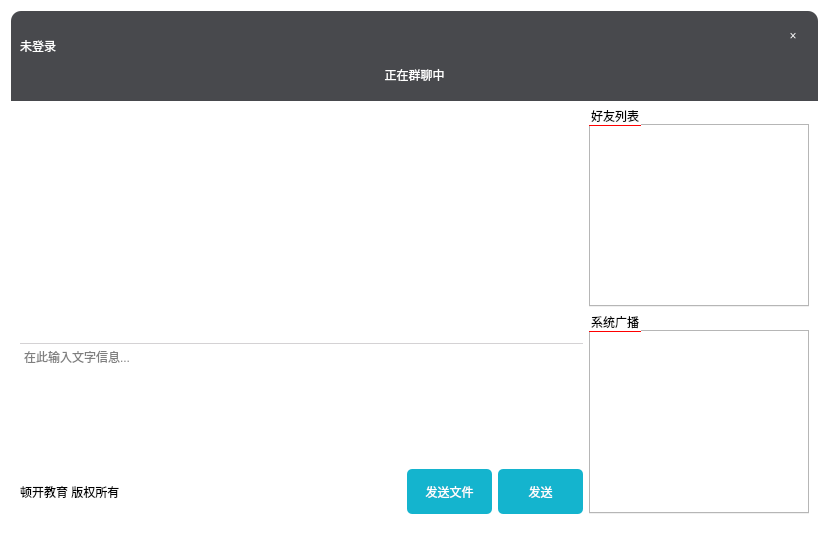
<?xml version="1.0" encoding="UTF-8"?>
<ui version="4.0">
 <class>MainWindow</class>
 <widget class="QWidget" name="MainWindow">
  <property name="geometry">
   <rect>
    <x>0</x>
    <y>0</y>
    <width>829</width>
    <height>534</height>
   </rect>
  </property>
  <property name="windowTitle">
   <string>Form</string>
  </property>
  <property name="styleSheet">
   <string notr="true">*{
	
	background-color: rgb(255, 255, 255);
}

QListWidget
{
	border:none;
}

QWidget#centralWidget
{
	border-top-right-radius:11px;
	border-top-left-radius:11px;
}

QWidget#topWidget
{
	background-color: rgb(72,73,77);
	border-top-right-radius:10px;
	border-top-left-radius:10px;
}

QWidget#topWidget QPushButton,QWidget#widget{
	border:none;
	background-color:none;
	border-radius:5px;
	color:white;
}

QPushButton#closeBtn:hover
{
	background-color:red;
}

QLabel
{
	background:transparent;
}

QLabel#curUserLab,QLabel#curChatLab
{
	color:white;
	font:normal 15pt '楷体';
}

QTextEdit#chatMsgSendEdit
{
	border-top:1px solid rgb(212,210,212);
}

QPushButton#msgSendBtn,QPushButton#fileSendBtn
{
	border:none;
	border-radius:5px;
	background-color: rgb(20,180,206);
	color:white;
	min-width:85px;
	min-height:45px;
}
QPushButton#msgSendBtn:hover
{
	background-color: rgb(63,195,217);
}

 QTabBar::tab {
	 border-bottom:1px solid red;
     border-bottom-color: red; /* same as the pane color */
     border-top-left-radius: 4px;
     border-top-right-radius: 4px;
     min-width: 20ex;
	 min-height:10ex;
     padding: 2px;
 }


</string>
  </property>
  <layout class="QGridLayout" name="gridLayout">
   <item row="0" column="0">
    <widget class="QWidget" name="centralWidget" native="true">
     <layout class="QGridLayout" name="gridLayout_2" columnstretch="5,2">
      <property name="leftMargin">
       <number>0</number>
      </property>
      <property name="topMargin">
       <number>0</number>
      </property>
      <property name="rightMargin">
       <number>0</number>
      </property>
      <property name="bottomMargin">
       <number>0</number>
      </property>
      <item row="0" column="0" colspan="2">
       <widget class="QWidget" name="topWidget" native="true">
        <property name="minimumSize">
         <size>
          <width>0</width>
          <height>90</height>
         </size>
        </property>
        <property name="maximumSize">
         <size>
          <width>16777215</width>
          <height>90</height>
         </size>
        </property>
        <layout class="QGridLayout" name="gridLayout_4">
         <item row="1" column="1" rowspan="2">
          <widget class="QLabel" name="curChatLab">
           <property name="text">
            <string>正在群聊中</string>
           </property>
           <property name="alignment">
            <set>Qt::AlignCenter</set>
           </property>
          </widget>
         </item>
         <item row="0" column="1">
          <spacer name="horizontalSpacer_4">
           <property name="orientation">
            <enum>Qt::Horizontal</enum>
           </property>
           <property name="sizeHint" stdset="0">
            <size>
             <width>258</width>
             <height>20</height>
            </size>
           </property>
          </spacer>
         </item>
         <item row="2" column="0">
          <spacer name="horizontalSpacer_3">
           <property name="orientation">
            <enum>Qt::Horizontal</enum>
           </property>
           <property name="sizeHint" stdset="0">
            <size>
             <width>257</width>
             <height>20</height>
            </size>
           </property>
          </spacer>
         </item>
         <item row="0" column="0" rowspan="2">
          <widget class="QLabel" name="curUserLab">
           <property name="text">
            <string>未登录</string>
           </property>
          </widget>
         </item>
         <item row="2" column="2">
          <spacer name="horizontalSpacer_2">
           <property name="orientation">
            <enum>Qt::Horizontal</enum>
           </property>
           <property name="sizeHint" stdset="0">
            <size>
             <width>257</width>
             <height>20</height>
            </size>
           </property>
          </spacer>
         </item>
         <item row="0" column="2">
          <widget class="QWidget" name="widget" native="true">
           <layout class="QHBoxLayout" name="horizontalLayout_2">
            <property name="leftMargin">
             <number>0</number>
            </property>
            <property name="topMargin">
             <number>0</number>
            </property>
            <property name="rightMargin">
             <number>0</number>
            </property>
            <property name="bottomMargin">
             <number>0</number>
            </property>
            <item>
             <spacer name="horizontalSpacer_5">
              <property name="orientation">
               <enum>Qt::Horizontal</enum>
              </property>
              <property name="sizeHint" stdset="0">
               <size>
                <width>219</width>
                <height>20</height>
               </size>
              </property>
             </spacer>
            </item>
            <item>
             <widget class="QPushButton" name="closeBtn">
              <property name="minimumSize">
               <size>
                <width>32</width>
                <height>32</height>
               </size>
              </property>
              <property name="maximumSize">
               <size>
                <width>32</width>
                <height>32</height>
               </size>
              </property>
              <property name="text">
               <string>×</string>
              </property>
             </widget>
            </item>
           </layout>
          </widget>
         </item>
        </layout>
       </widget>
      </item>
      <item row="1" column="0">
       <widget class="QWidget" name="chatWidget" native="true">
        <property name="sizePolicy">
         <sizepolicy hsizetype="Preferred" vsizetype="Expanding">
          <horstretch>0</horstretch>
          <verstretch>0</verstretch>
         </sizepolicy>
        </property>
        <layout class="QGridLayout" name="gridLayout_3" rowstretch="2,0">
         <property name="leftMargin">
          <number>9</number>
         </property>
         <property name="topMargin">
          <number>0</number>
         </property>
         <property name="rightMargin">
          <number>0</number>
         </property>
         <property name="bottomMargin">
          <number>0</number>
         </property>
         <item row="0" column="0">
          <widget class="QListWidget" name="chatMsgListWidget"/>
         </item>
         <item row="1" column="0">
          <widget class="QTextEdit" name="chatMsgSendEdit">
           <property name="sizePolicy">
            <sizepolicy hsizetype="Expanding" vsizetype="Expanding">
             <horstretch>0</horstretch>
             <verstretch>0</verstretch>
            </sizepolicy>
           </property>
           <property name="maximumSize">
            <size>
             <width>16777215</width>
             <height>120</height>
            </size>
           </property>
           <property name="frameShape">
            <enum>QFrame::NoFrame</enum>
           </property>
           <property name="placeholderText">
            <string>在此输入文字信息...</string>
           </property>
          </widget>
         </item>
        </layout>
       </widget>
      </item>
      <item row="1" column="1" rowspan="2">
       <widget class="QWidget" name="rightWidget" native="true">
        <property name="sizePolicy">
         <sizepolicy hsizetype="Preferred" vsizetype="Preferred">
          <horstretch>0</horstretch>
          <verstretch>0</verstretch>
         </sizepolicy>
        </property>
        <layout class="QVBoxLayout" name="verticalLayout_2">
         <property name="leftMargin">
          <number>0</number>
         </property>
         <property name="topMargin">
          <number>0</number>
         </property>
         <property name="rightMargin">
          <number>9</number>
         </property>
         <property name="bottomMargin">
          <number>9</number>
         </property>
         <item>
          <widget class="QTabWidget" name="_friendListWidget">
           <widget class="QWidget" name="friendTab">
            <attribute name="title">
             <string>好友列表</string>
            </attribute>
            <layout class="QVBoxLayout" name="verticalLayout_3">
             <item>
              <widget class="QListWidget" name="friendListWidget">
               <property name="frameShape">
                <enum>QFrame::NoFrame</enum>
               </property>
              </widget>
             </item>
            </layout>
           </widget>
          </widget>
         </item>
         <item>
          <widget class="QTabWidget" name="_broadcastWidget">
           <widget class="QWidget" name="systemBroadcastTab">
            <attribute name="title">
             <string>系统广播</string>
            </attribute>
            <layout class="QVBoxLayout" name="verticalLayout_4">
             <item>
              <widget class="QListWidget" name="systemBroadCatListWidget">
               <property name="frameShape">
                <enum>QFrame::NoFrame</enum>
               </property>
              </widget>
             </item>
            </layout>
           </widget>
          </widget>
         </item>
        </layout>
       </widget>
      </item>
      <item row="2" column="0">
       <widget class="QWidget" name="widget_3" native="true">
        <layout class="QVBoxLayout" name="verticalLayout">
         <property name="leftMargin">
          <number>0</number>
         </property>
         <property name="topMargin">
          <number>0</number>
         </property>
         <property name="rightMargin">
          <number>0</number>
         </property>
         <property name="bottomMargin">
          <number>9</number>
         </property>
         <item>
          <layout class="QHBoxLayout" name="horizontalLayout">
           <property name="leftMargin">
            <number>9</number>
           </property>
           <item>
            <widget class="QLabel" name="copyrightLab">
             <property name="text">
              <string>顿开教育 版权所有</string>
             </property>
            </widget>
           </item>
           <item>
            <spacer name="horizontalSpacer">
             <property name="orientation">
              <enum>Qt::Horizontal</enum>
             </property>
             <property name="sizeHint" stdset="0">
              <size>
               <width>40</width>
               <height>20</height>
              </size>
             </property>
            </spacer>
           </item>
           <item>
            <widget class="QPushButton" name="fileSendBtn">
             <property name="text">
              <string>发送文件</string>
             </property>
            </widget>
           </item>
           <item>
            <widget class="QPushButton" name="msgSendBtn">
             <property name="text">
              <string>发送</string>
             </property>
            </widget>
           </item>
          </layout>
         </item>
        </layout>
       </widget>
      </item>
     </layout>
    </widget>
   </item>
  </layout>
 </widget>
 <resources/>
 <connections>
  <connection>
   <sender>closeBtn</sender>
   <signal>clicked()</signal>
   <receiver>MainWindow</receiver>
   <slot>close()</slot>
   <hints>
    <hint type="sourcelabel">
     <x>794</x>
     <y>33</y>
    </hint>
    <hint type="destinationlabel">
     <x>414</x>
     <y>266</y>
    </hint>
   </hints>
  </connection>
 </connections>
</ui>
